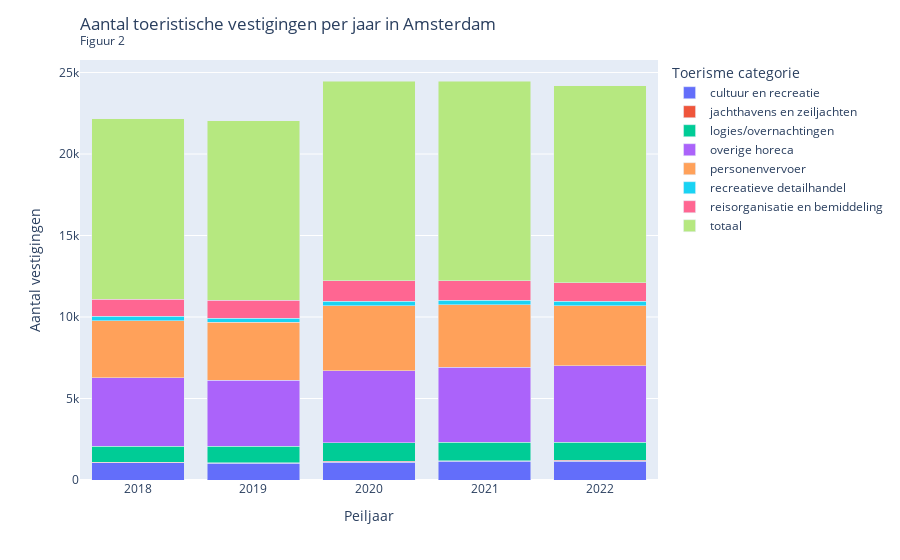

Here is the notebook cell this chart was saved with:
### Markdown cell above
Voor de volgende twee figuren richten we ons op de periode 2018-2022, omdat de OIS sinds 2022 een nieuwe rekenmethode hanteert om het aantal banen en vestigingen te bepalen (Data Amsterdam, 2023). Hierdoor is er een trendbreuk met eerdere jaartallen aangezien alleen voor de periode 2018-2022 deze nieuwe rekenmethode is gehanteerd. Wij hebben daarom gekozen om naar een minder grote periode te kijken dan in de figuur hiervoor, omdat we zo met de meest recente data berekenen maken.

De populariteit van Amsterdam zorgt voor veel werkgelegenheid in de stad in de toeristische sector. Zoals te zien in figuur 2 besteden toeristen hun tijd in Amsterdam aan allerlei activiteiten: deze figuur geeft een beeld van de hoeveelheid toeristische vestigingen die in Amsterdam te vinden zijn. Tussen 2019 en 2020 is er een grote groei te zien, waarschijnlijk als gevolg van de toen nog sterke toenname aan toeristen. Vanaf 2020 is er elk jaar een lichte daling, aannamelijk is dit een gevolg van de coronacrisis die in Nederland begon in het begin van 2020 (RIVM, 2023).

De grootste toeristische vestigingen zijn die van de 'overige horeca' en die van de 'personenvervoer'.
Het aantal vestigingen voor logies en overnachtingen en horecagelegenheden zijn meest gestegen : horecagelegenheden zijn tussen 2018 en 2022 met 10.8% gestegen en vestingen voor logies en overnachtingen met 9.7%. In totaal was er stijging tussen 2018 en 2022 in toeristische vestigingen van 9.2%.

### Code cell
# Figuur 2
# bron = excel toerisme sheet x

toerisme_aantallen_per_jaar = toerisme.groupby(["peiljaar", "toerisme_omschrijving"])["vestigingen_totaal"].sum().reset_index()
fig2 = px.bar(toerisme_aantallen_per_jaar, x="peiljaar", y = "vestigingen_totaal", color = "toerisme_omschrijving", barmode = "stack")

# Grafiek layout aanpassen
fig2.update_layout(
    xaxis_title="Peiljaar",
    yaxis_title="Aantal vestigingen",
    title=go.layout.Title(
        text="Aantal toeristische vestigingen per jaar in Amsterdam <br><sup>Figuur 2</sup>",
        xref="paper",
        x=0),
    legend_title = "Toerisme categorie"
)

fig2.show()

### Figure 1 — Plotly figure (JSON) as saved in the notebook; plotly's stock layout.template omitted (floating-point values rounded to 4 significant figures)
{"data": [{"alignmentgroup": "True", "hovertemplate": "toerisme_omschrijving=cultuur en recreatie<br>peiljaar=%{x}<br>vestigingen_totaal=%{y}<extra></extra>", "legendgroup": "cultuur en recreatie", "marker": {"color": "#636efa", "pattern": {"shape": ""}}, "name": "cultuur en recreatie", "offsetgroup": "cultuur en recreatie", "orientation": "v", "showlegend": true, "textposition": "auto", "type": "bar", "x": [2018, 2019, 2020, 2021, 2022], "xaxis": "x", "y": [1055, 1020, 1100, 1140, 1165], "yaxis": "y"}, {"alignmentgroup": "True", "hovertemplate": "toerisme_omschrijving=jachthavens en zeiljachten<br>peiljaar=%{x}<br>vestigingen_totaal=%{y}<extra></extra>", "legendgroup": "jachthavens en zeiljachten", "marker": {"color": "#EF553B", "pattern": {"shape": ""}}, "name": "jachthavens en zeiljachten", "offsetgroup": "jachthavens en zeiljachten", "orientation": "v", "showlegend": true, "textposition": "auto", "type": "bar", "x": [2018, 2019, 2020, 2021, 2022], "xaxis": "x", "y": [40, 45, 55, 50, 55], "yaxis": "y"}, {"alignmentgroup": "True", "hovertemplate": "toerisme_omschrijving=logies/overnachtingen<br>peiljaar=%{x}<br>vestigingen_totaal=%{y}<extra></extra>", "legendgroup": "logies/overnachtingen", "marker": {"color": "#00cc96", "pattern": {"shape": ""}}, "name": "logies/overnachtingen", "offsetgroup": "logies/overnachtingen", "orientation": "v", "showlegend": true, "textposition": "auto", "type": "bar", "x": [2018, 2019, 2020, 2021, 2022], "xaxis": "x", "y": [980, 1015, 1135, 1135, 1085], "yaxis": "y"}, {"alignmentgroup": "True", "hovertemplate": "toerisme_omschrijving=overige horeca<br>peiljaar=%{x}<br>vestigingen_totaal=%{y}<extra></extra>", "legendgroup": "overige horeca", "marker": {"color": "#ab63fa", "pattern": {"shape": ""}}, "name": "overige horeca", "offsetgroup": "overige horeca", "orientation": "v", "showlegend": true, "textposition": "auto", "type": "bar", "x": [2018, 2019, 2020, 2021, 2022], "xaxis": "x", "y": [4190, 4025, 4410, 4595, 4695], "yaxis": "y"}, {"alignmentgroup": "True", "hovertemplate": "toerisme_omschrijving=personenvervoer<br>peiljaar=%{x}<br>vestigingen_totaal=%{y}<extra></extra>", "legendgroup": "personenvervoer", "marker": {"color": "#FFA15A", "pattern": {"shape": ""}}, "name": "personenvervoer", "offsetgroup": "personenvervoer", "orientation": "v", "showlegend": true, "textposition": "auto", "type": "bar", "x": [2018, 2019, 2020, 2021, 2022], "xaxis": "x", "y": [3500, 3565, 4000, 3845, 3700], "yaxis": "y"}, {"alignmentgroup": "True", "hovertemplate": "toerisme_omschrijving=recreatieve detailhandel<br>peiljaar=%{x}<br>vestigingen_totaal=%{y}<extra></extra>", "legendgroup": "recreatieve detailhandel", "marker": {"color": "#19d3f3", "pattern": {"shape": ""}}, "name": "recreatieve detailhandel", "offsetgroup": "recreatieve detailhandel", "orientation": "v", "showlegend": true, "textposition": "auto", "type": "bar", "x": [2018, 2019, 2020, 2021, 2022], "xaxis": "x", "y": [270, 250, 275, 270, 280], "yaxis": "y"}, {"alignmentgroup": "True", "hovertemplate": "toerisme_omschrijving=reisorganisatie en bemiddeling<br>peiljaar=%{x}<br>vestigingen_totaal=%{y}<extra></extra>", "legendgroup": "reisorganisatie en bemiddeling", "marker": {"color": "#FF6692", "pattern": {"shape": ""}}, "name": "reisorganisatie en bemiddeling", "offsetgroup": "reisorganisatie en bemiddeling", "orientation": "v", "showlegend": true, "textposition": "auto", "type": "bar", "x": [2018, 2019, 2020, 2021, 2022], "xaxis": "x", "y": [1045, 1100, 1250, 1205, 1115], "yaxis": "y"}, {"alignmentgroup": "True", "hovertemplate": "toerisme_omschrijving=totaal<br>peiljaar=%{x}<br>vestigingen_totaal=%{y}<extra></extra>", "legendgroup": "totaal", "marker": {"color": "#B6E880", "pattern": {"shape": ""}}, "name": "totaal", "offsetgroup": "totaal", "orientation": "v", "showlegend": true, "textposition": "auto", "type": "bar", "x": [2018, 2019, 2020, 2021, 2022], "xaxis": "x", "y": [11080, 11025, 12225, 12240, 12090], "yaxis": "y"}], "layout": {"barmode": "stack", "legend": {"title": {"text": "Toerisme categorie"}, "tracegroupgap": 0}, "margin": {"t": 60}, "title": {"text": "Aantal toeristische vestigingen per jaar in Amsterdam <br><sup>Figuur 2</sup>", "x": 0, "xref": "paper"}, "xaxis": {"anchor": "y", "domain": [0, 1], "title": {"text": "Peiljaar"}}, "yaxis": {"anchor": "x", "domain": [0, 1], "title": {"text": "Aantal vestigingen"}}}}
